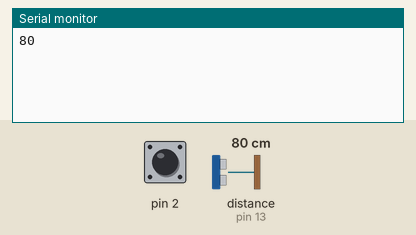
Recording of a sketch running on a simulated Arduino Uno, built with avr-gcc and run on an emulated ATmega328P. Parts: the last lines printed to the serial monitor. Inputs (shaded band) come from the test bench; at power-on: distance to the obstacle (sensor on pin 13) 80 cm, pin 2 HIGH.

Above: at 1.2 s.
1.3 s: distance to the obstacle (sensor on pin 13) set to 2 cm
At 2.6 s:
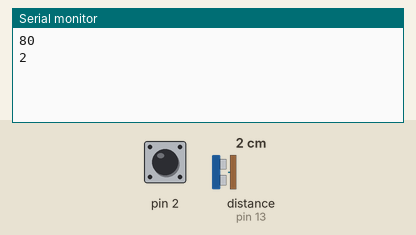
2.8 s: distance to the obstacle (sensor on pin 13) set to 4 cm
At 3.8 s:
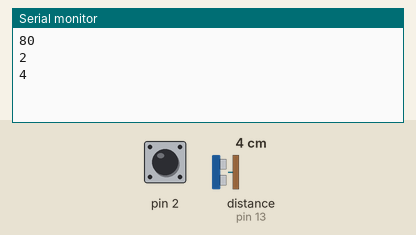
Timing chart, 0 to 5.8 s (numbered marks = the images above; inputs shaded):
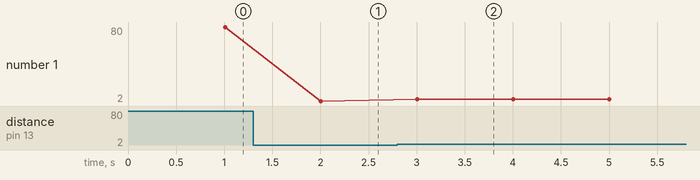

Measured:
- after the input at 1.3 s, the serial monitor: prints a new line after 0.71 s (image 1)
- after the input at 2.8 s, the serial monitor: prints a new line after 0.20 s (image 2)
- plotted number 1: 80 → 2 after the input at 1.3 s, 2 → 4 after the input at 2.8 s

The sketch:

mereni_vzdalenosti.ino
```cpp
#include <Ultrasonic.h>
Ultrasonic ultrasonic(12, 13);
int vzdalenost = 0;
int x = 1000;
unsigned long ted = 0;
unsigned long predtim = 0;
bool tlacitko = HIGH;
bool tlacitko_predtim = HIGH;
bool stav = LOW;

void setup() {
  Serial.begin(9600);
  pinMode(2, INPUT_PULLUP);
}

void loop() {
  // levy vyvojovy diagram
  ted = millis();
  vzdalenost = ultrasonic.read();
  if (ted - predtim >= x) {
    Serial.println(vzdalenost);
    predtim = ted;
  }
  // pravy vyvojovy diagram
  tlacitko = digitalRead(2);
  if (tlacitko == LOW && tlacitko_predtim == HIGH) {
    stav = !stav;
    if (stav == HIGH) {
      x = 1000;
    } else {
      x = 100;
    }
  }
  tlacitko_predtim = tlacitko;
}
```
